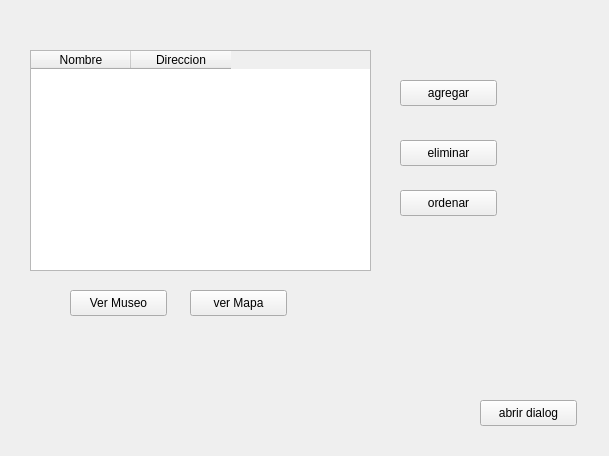
<?xml version="1.0" encoding="UTF-8"?>
<ui version="4.0">
 <class>MainWindow</class>
 <widget class="QMainWindow" name="MainWindow">
  <property name="geometry">
   <rect>
    <x>0</x>
    <y>0</y>
    <width>609</width>
    <height>456</height>
   </rect>
  </property>
  <property name="windowTitle">
   <string>Ventana Principal</string>
  </property>
  <widget class="QWidget" name="centralwidget">
   <widget class="QPushButton" name="abrir">
    <property name="geometry">
     <rect>
      <x>480</x>
      <y>400</y>
      <width>97</width>
      <height>26</height>
     </rect>
    </property>
    <property name="text">
     <string>abrir dialog</string>
    </property>
   </widget>
   <widget class="QTableWidget" name="tabla">
    <property name="geometry">
     <rect>
      <x>30</x>
      <y>50</y>
      <width>341</width>
      <height>221</height>
     </rect>
    </property>
    <property name="selectionMode">
     <enum>QAbstractItemView::SingleSelection</enum>
    </property>
    <column>
     <property name="text">
      <string>Nombre</string>
     </property>
    </column>
    <column>
     <property name="text">
      <string>Direccion</string>
     </property>
    </column>
   </widget>
   <widget class="QPushButton" name="agregar">
    <property name="geometry">
     <rect>
      <x>400</x>
      <y>80</y>
      <width>97</width>
      <height>26</height>
     </rect>
    </property>
    <property name="text">
     <string>agregar</string>
    </property>
   </widget>
   <widget class="QPushButton" name="eliminar">
    <property name="geometry">
     <rect>
      <x>400</x>
      <y>140</y>
      <width>97</width>
      <height>26</height>
     </rect>
    </property>
    <property name="text">
     <string>eliminar</string>
    </property>
   </widget>
   <widget class="QPushButton" name="ordenar">
    <property name="geometry">
     <rect>
      <x>400</x>
      <y>190</y>
      <width>97</width>
      <height>26</height>
     </rect>
    </property>
    <property name="text">
     <string>ordenar</string>
    </property>
   </widget>
   <widget class="QPushButton" name="ver">
    <property name="geometry">
     <rect>
      <x>70</x>
      <y>290</y>
      <width>97</width>
      <height>26</height>
     </rect>
    </property>
    <property name="text">
     <string>Ver Museo</string>
    </property>
   </widget>
   <widget class="QPushButton" name="mapa">
    <property name="geometry">
     <rect>
      <x>190</x>
      <y>290</y>
      <width>97</width>
      <height>26</height>
     </rect>
    </property>
    <property name="text">
     <string>ver Mapa</string>
    </property>
   </widget>
  </widget>
 </widget>
 <resources/>
 <connections/>
</ui>
